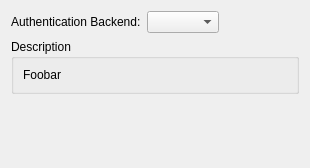
<ui version="4.0" >
 <class>CoreConfigWizardAuthenticationSelectionPage</class>
 <widget class="QWidget" name="CoreConfigWizardStorageSelectionPage" >
  <property name="geometry" >
   <rect>
    <x>0</x>
    <y>0</y>
    <width>310</width>
    <height>168</height>
   </rect>
  </property>
  <property name="windowTitle" >
   <string>Form</string>
  </property>
  <layout class="QVBoxLayout" >
   <item>
    <layout class="QHBoxLayout" >
     <item>
      <widget class="QLabel" name="label" >
       <property name="text" >
        <string>Authentication Backend:</string>
       </property>
      </widget>
     </item>
     <item>
      <widget class="QComboBox" name="backendList" >
       <property name="sizePolicy" >
        <sizepolicy vsizetype="Fixed" hsizetype="Preferred" >
         <horstretch>0</horstretch>
         <verstretch>0</verstretch>
        </sizepolicy>
       </property>
       <property name="insertPolicy" >
        <enum>QComboBox::InsertAtBottom</enum>
       </property>
      </widget>
     </item>
     <item>
      <spacer>
       <property name="orientation" >
        <enum>Qt::Horizontal</enum>
       </property>
       <property name="sizeHint" stdset="0" >
        <size>
         <width>40</width>
         <height>20</height>
        </size>
       </property>
      </spacer>
     </item>
    </layout>
   </item>
   <item>
    <widget class="QGroupBox" name="descriptionBox" >
     <property name="title" >
      <string>Description</string>
     </property>
     <layout class="QVBoxLayout" >
      <item>
       <widget class="QLabel" name="description" >
        <property name="text" >
         <string>Foobar</string>
        </property>
        <property name="alignment" >
         <set>Qt::AlignLeading|Qt::AlignLeft|Qt::AlignTop</set>
        </property>
        <property name="wordWrap" >
         <bool>true</bool>
        </property>
       </widget>
      </item>
     </layout>
    </widget>
   </item>
   <item>
    <spacer name="verticalSpacer" >
     <property name="orientation" >
      <enum>Qt::Vertical</enum>
     </property>
     <property name="sizeHint" stdset="0" >
      <size>
       <width>20</width>
       <height>40</height>
      </size>
     </property>
    </spacer>
   </item>
  </layout>
 </widget>
 <resources/>
 <connections/>
</ui>
